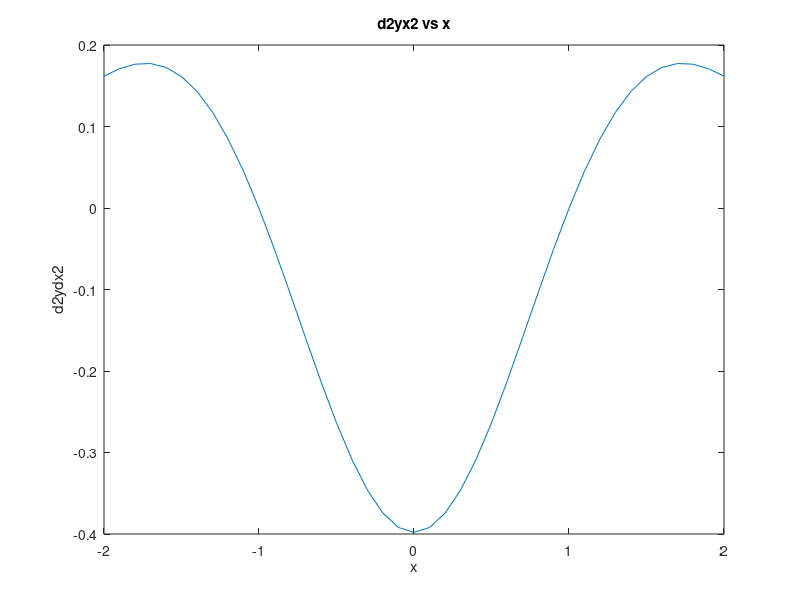

This chart was generated by the following MATLAB code:
%prepare the workstation
clear all
close all
clc

%initial values given
x=-2.1:.1:2.1; %range of x values for function
y=(1/sqrt(2*pi))*exp(-x.^2/2); %function given

xm=-2.05:0.1:2.05; %midpoint of xvalues
xmm=-2:.1:2; %midpoint of the midpoint values

% The first and second derivative
dydx=diff(y)./diff(x); %first derivative
d2ydx2=diff(dydx)./diff(xm); %seconde derivative

%This for loop is for finding when d2ydx2 is close to zero or almost zero
for i=1:length(d2ydx2)
    if d2ydx2(i) > -.001 & d2ydx2(i) <.001; %These for when it is close to zero
        vector=[d2ydx2(i),i]; %This is for printing the value found to be close to zero
        fprintf('This is a number that is close zero: %1.10f\nThe vector position of this number is: %1.3f\n',vector)
        %The above code prints the value found to be close to zero
        vector2=[xmm(i)]; %Vector that has the x value close to zero
        fprintf('This number occurs when x equals: %1.3f\n',vector2) %prints the x value
    end
end


%plot of the data
plot(xmm,d2ydx2); %plots d2yd2x vs xmm
xlabel('x') %label for x
ylabel('d2ydx2') %label for y
title('d2yx2 vs x') %title


